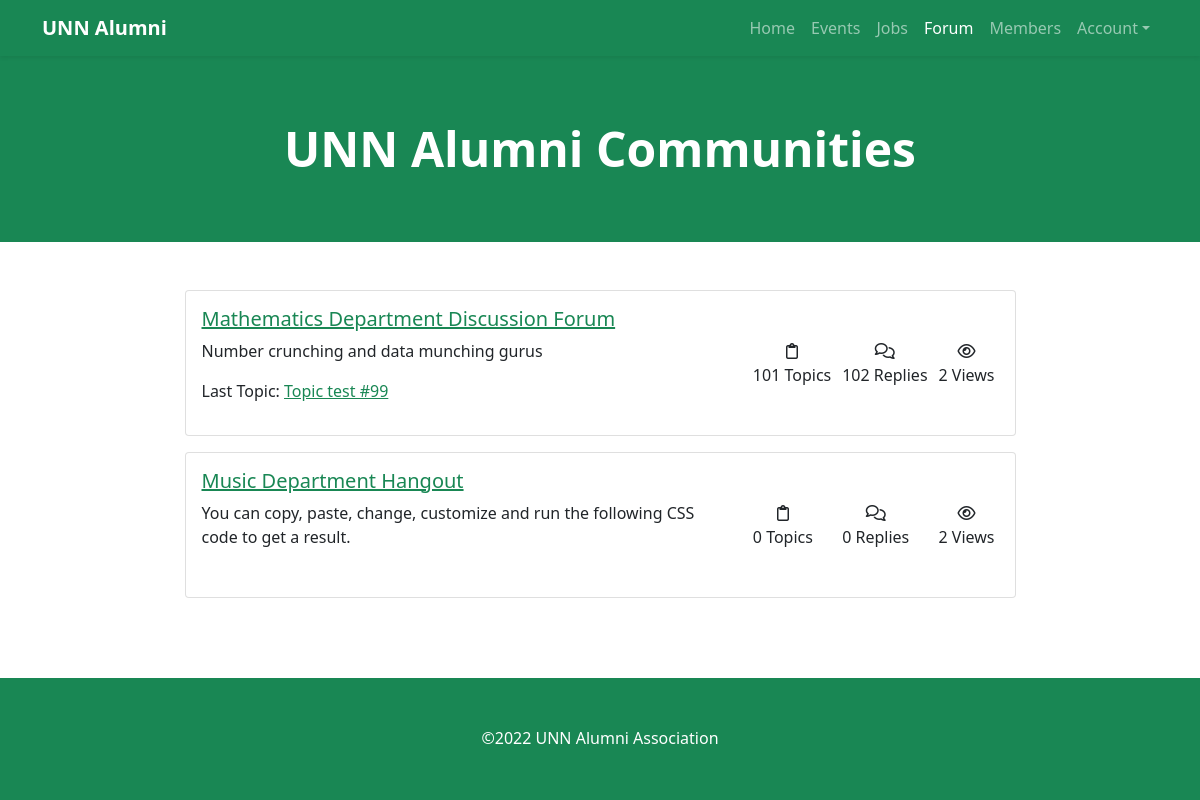
The app's page /forum/ (signed in), older data.
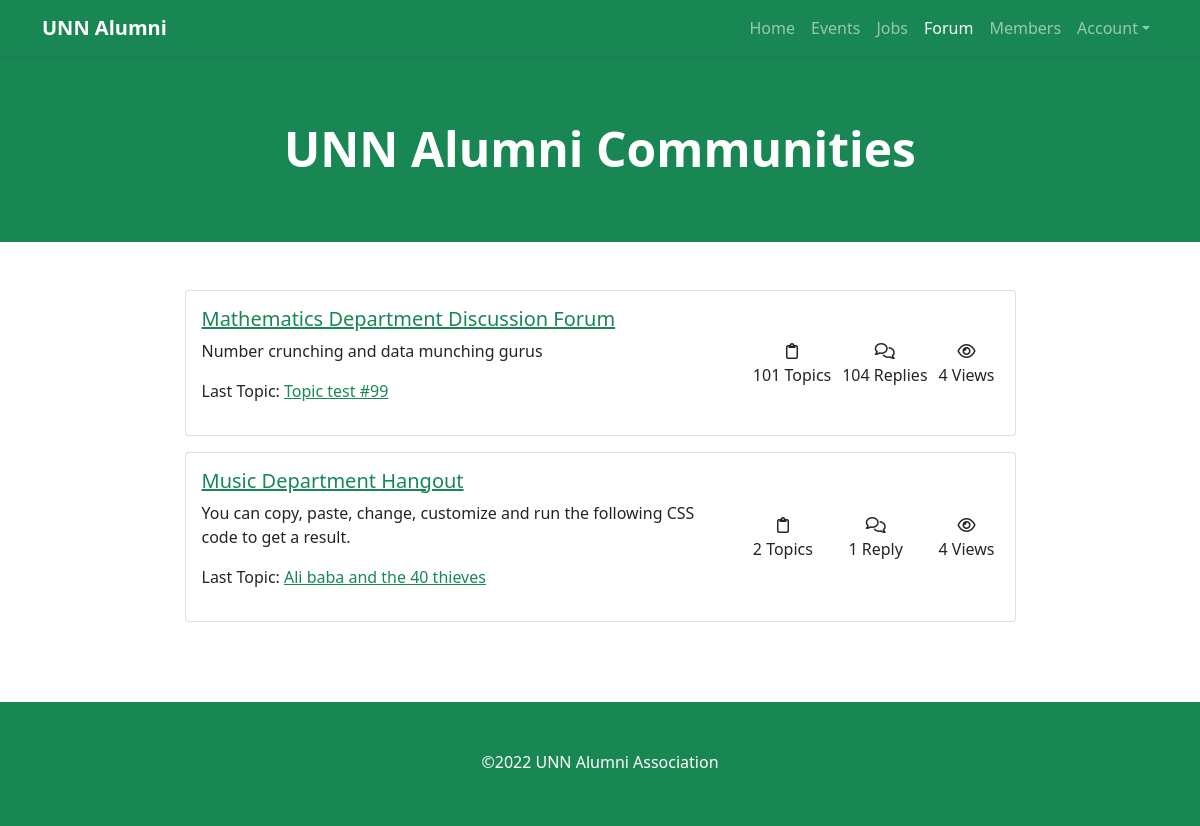
The same page, newer data.
### forum/models.py (models this page shows, shortened)
class Board(models.Model):
    name = models.CharField(max_length=50, unique=True)
    slug = models.SlugField(max_length=50, unique=True)
    description = models.CharField(max_length=100)
    views = models.PositiveIntegerField(default=0)
    def get_topics_count(self):
        return Topic.objects.filter(board=self).count()
    def get_replies_count(self):
        return Reply.objects.filter(topic__board=self).count()
    def get_absolute_url(self):
        return reverse('board', kwargs={'slug': self.slug})
    def get_last_topic(self):
        return Topic.objects.filter(board=self).order_by('-created').first()

class Topic(models.Model):
    title = models.CharField(max_length=255)
    body = models.TextField(max_length=4000)
    board = models.ForeignKey(
        Board, related_name='topics', on_delete=models.CASCADE)
    author = models.ForeignKey(
        User, related_name='topics', on_delete=models.CASCADE)
    views = models.PositiveIntegerField(default=0)
    created = models.DateTimeField(auto_now_add=True)
    updated = models.DateTimeField(auto_now=True)

### forum/views.py (the view)
# urls.py: path('forum/', include('forum.urls')),
@login_required
def forum(request):
    boards = Board.objects.all()
    return render(request, 'forum.html', {'boards': boards})

### templates/forum.html (shortened to what this page needs)
{% extends "base.html" %}
{% block content %}
<header class="bg-success py-5">
    <div class="container">
        <div class="row">
            <div class="col-lg-12">
                <div class="my-3 text-center">
                    <h1 class="display-5 fw-bolder text-white">UNN Alumni Communities</h1>
                </div>
            </div>
        </div>
    </div>
</header>
<section class="py-5">
    <div class="container">
        <div class="row">
            <div class="col-lg-9 mb-3 mx-lg-auto">
                {% for board in boards %}
                <div class="card p-3 mb-3">
                    <div class="row align-items-center">
                        <div class="col-md-8 mb-3">
                            <h5> <a href="{{ board.get_absolute_url }}" class="text-success">{{ board.name }}</a> </h5>
                            <p>{{ board.description }}</p>
                            {% with topic=board.get_last_topic %}
                                {% if topic %}
                                <p class="mb-0"> Last Topic:
                                    <a class="text-success" href="{% url 'topic' board.pk topic.pk %}">{{ topic.title }}</a>
                                </p>
                                {% endif %}
                            {% endwith %}
                        </div>
                        <div class="col-md-4">
                            <div class="d-flex justify-content-between text-center">
                                <div class="px-md-1">
                                    <i class="fa-regular fa-clipboard"></i>
                                    <span class="d-block">{{ board.get_topics_count }} Topic{{ board.get_topics_count|pluralize }}</span>
                                </div>
                                <div class="px-md-1">
                                    <i class="fa-regular fa-comments"></i>
                                    <span class="d-block">{{ board.get_replies_count }} Repl{{ board.get_replies_count|pluralize:"y,ies" }}</span>
                                </div>
                                <div class="px-md-1">
                                    <i class="fa-regular fa-eye"></i>
                                    <span class="d-block">{{ board.views }} View{{ board.views|pluralize }}</span>
                                </div>
                            </div>
                        </div>
                    </div>
                </div>
                {% endfor %}
            </div>
        </div>
    </div>
</section>
{% endblock content %}

Row changes from the older to the newer data that the page shows:
changed Board "Mathematics Department Discussion Forum": get_replies_count "102" → "104"; views "2" → "4"
changed Board "Music Department Hangout": get_last_topic (not shown) → "Ali baba and the 40 thieves"; get_topics_count "0" → "2"; get_replies_count "0" → "1"; views "2" → "4"
